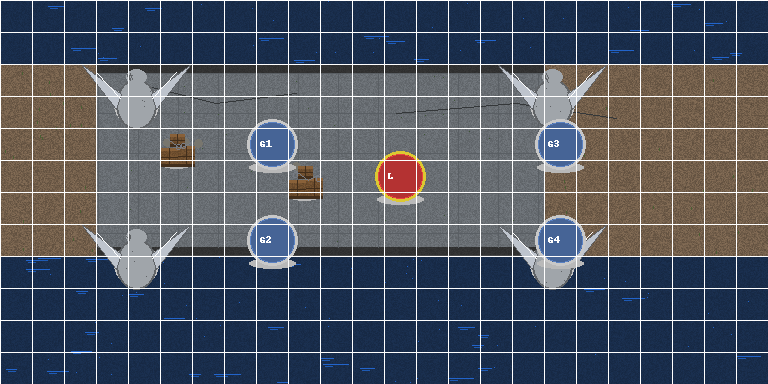

Source code (Python):
from PIL import Image, ImageDraw, ImageFont
from random import Random, uniform, randint

# --- Bladewing Bridge battlemap generator (TMX geometry) ---
# 24 x 12 grid at 32 px/cell  ->  768 x 384 (matches bladewing_bridge.tmx).
CELL = 32
COLS, ROWS = 24, 12
WIDTH = CELL * COLS    # 768
HEIGHT = CELL * ROWS   # 384

img = Image.new("RGBA", (WIDTH, HEIGHT), color=(25, 45, 75, 255))
draw = ImageDraw.Draw(img)


def shade(c, f):
    """Multiply an RGB(a) colour by a factor (clip to 0..255)."""
    out = [max(0, min(255, int(v * f))) for v in c[:3]]
    if len(c) == 4:
        out.append(c[3])
    return tuple(out)


def noisy(d, x0, y0, w, h, base, jitter=10, seed=None):
    """Per-pixel value noise (grain) around an RGB(a) colour."""
    rnd = Random(seed)
    for y in range(y0, y0 + h):
        for x in range(x0, x0 + w):
            f = 1.0 + rnd.uniform(-jitter / 100.0, jitter / 100.0)
            d.point((x, y), fill=shade(base, f))


# --- Palette (matches the existing hand-authored battlemap) ---
WATER = (25, 45, 75)
WATER_HI = (34, 100, 203)
BANK = (115, 95, 75)
STONE = (105, 110, 115)
PARAPET = (50, 50, 50)
J = (90, 95, 100)


# 1. WATER (channel) — whole canvas base
noisy(draw, 0, 0, WIDTH, HEIGHT, WATER, jitter=10, seed=1)
# horizontal ripple streaks across the channel
for _ in range(90):
    x = randint(0, WIDTH - 30)
    y = randint(0, HEIGHT - 1)
    draw.line([x, y, x + randint(10, 26), y], fill=WATER_HI, width=1)
    draw.line([x + 2, y + 2, x + 9, y + 2], fill=(30, 90, 180), width=1)
# foam specks
for _ in range(140):
    draw.point((randint(0, WIDTH - 1), randint(0, HEIGHT - 1)), fill=WATER_HI)


# 2. BANKS (left / right land)
for bx0, bx1 in [(0, 3 * CELL), (17 * CELL, WIDTH)]:
    noisy(draw, bx0, 2 * CELL, bx1 - bx0, 6 * CELL, BANK, jitter=16, seed=2)
    # grass tufts + dirt along the water edge
    for _ in range(60):
        x = randint(bx0, bx1 - 1)
        y = 2 * CELL + randint(0, 6 * CELL - 1)
        draw.point((x, y), fill=shade(BANK, 0.7 + 0.6 * uniform(0, 1)))
    # a few grass blades on the bank
    for _ in range(20):
        x = randint(bx0, bx1 - 1)
        y = 2 * CELL + randint(0, 6 * CELL - 3)
        draw.line([x, y, x, y - 2], fill=(74, 96, 50), width=1)


# 3. STONE BRIDGE (center: cols 3..17, rows 2..8)
bridge_box = (3 * CELL, 2 * CELL, 17 * CELL, 8 * CELL)
bx0, by0, bx1, by1 = bridge_box
noisy(draw, bx0, by0, bx1 - bx0, by1 - by0, STONE, jitter=10, seed=3)
# parapet bands (top + bottom)
parapet_h = int(0.3 * CELL)
noisy(draw, bx0, by0, bx1 - bx0, parapet_h, PARAPET, jitter=10, seed=4)
noisy(draw, bx0, by1 - parapet_h, bx1 - bx0, parapet_h, PARAPET, jitter=10, seed=5)
# lighter coping on the parapet top edge
draw.line([bx0, by0, bx1, by0], fill=shade(PARAPET, 1.5), width=1)
draw.line([bx0, by1 - 1, bx1, by1 - 1], fill=shade(PARAPET, 1.5), width=1)
# flagstone joints on the deck (between parapets)
deck_y0 = by0 + parapet_h
deck_y1 = by1 - parapet_h
for x in range(bx0 + 2, bx1 - 1, 40):
    draw.line([x, deck_y0, x, deck_y1], fill=J, width=1)
for y in range(deck_y0, deck_y1, 40):
    draw.line([bx0, y, bx1, y], fill=J, width=1)
# a couple of dark cracks
draw.line([bx0 + 40, deck_y0 + 10, bx0 + 120, deck_y0 + 30, bx0 + 200, deck_y0 + 20],
          fill=shade(STONE, 0.5), width=1)
draw.line([bx0 + 300, deck_y0 + 40, bx0 + 420, deck_y0 + 30, bx0 + 520, deck_y0 + 45],
          fill=shade(STONE, 0.5), width=1)
# moss in the joints
for _ in range(30):
    x = randint(bx0, bx1 - 1)
    y = randint(deck_y0, deck_y1 - 1)
    draw.point((x, y), fill=(60, 84, 52))


# 4. PEGASUS STATUES on the 4 parapet corners (top-down, wings = swords)
def draw_pegasus_statue(cx, cy):
    """Top-down gothic stone pegasus: body, head, sword-wings."""
    stone = (160, 165, 170)
    stone_lo = shade(stone, 0.6)
    steel = (190, 196, 205)
    # ground shadow
    draw.ellipse([cx - 22, cy - 22, cx + 22, cy + 22], fill=(0, 0, 0, 60))
    # body
    draw.ellipse([cx - 20, cy - 25, cx + 20, cy + 25], fill=stone,
                 outline=stone_lo, width=2)
    # head (rearing, up)
    draw.ellipse([cx - 10, cy - 35, cx + 10, cy - 20], fill=stone)
    # mane (short strokes along the head/neck)
    for _ in range(4):
        draw.line([cx - randint(4, 8), cy - randint(22, 30),
                   cx - randint(6, 10), cy - randint(26, 32)],
                  fill=stone_lo, width=1)
    # left sword-wing
    draw.polygon([(cx - 15, cy - 10), (cx - 55, cy - 40), (cx - 20, cy + 5)],
                 fill=steel, outline=shade(steel, 0.5))
    # right sword-wing
    draw.polygon([(cx + 15, cy - 10), (cx + 55, cy - 40), (cx + 20, cy + 5)],
                 fill=steel, outline=shade(steel, 0.5))
    # glint
    draw.line([cx - 40, cy - 32, cx - 16, cy - 6], fill=shade(steel, 1.4), width=1)
    draw.line([cx + 40, cy - 32, cx + 16, cy - 6], fill=shade(steel, 1.4), width=1)
    # weathering cracks
    for _ in range(5):
        draw.point((cx + randint(-16, 16), cy + randint(-20, 20)), fill=stone_lo)


for px, py in [(3 * CELL + 40, 2 * CELL + 40), (3 * CELL + 40, 7 * CELL + 40),
               (16 * CELL + 40, 2 * CELL + 40), (16 * CELL + 40, 7 * CELL + 40)]:
    draw_pegasus_statue(px, py)


# 5. BARRICADE tokens (cover on the bridge) — wooden crates + chains + debris
def draw_barricade(cx, cy):
    wood = (110, 78, 46)
    wood_lo = shade(wood, 0.6)
    wood_hi = shade(wood, 1.25)
    iron = (120, 124, 132)
    stone = (120, 118, 110)
    # shadow
    draw.ellipse([cx - 16, cy + 14, cx + 16, cy + 24], fill=(0, 0, 0, 70))
    # stone debris behind
    for _ in range(4):
        sx = cx - 18 + randint(0, 36)
        sy = cy - 14 + randint(0, 10)
        draw.ellipse([sx, sy, sx + 8, sy + 8], fill=stone)
    # crates
    def crate(x, y, w, h):
        draw.rectangle([x, y, x + w, y + h], fill=wood)
        noisy(draw, x, y, w, h, wood, jitter=12, seed=randint(1, 9999))
        draw.rectangle([x, y, x + w, y + 2], fill=wood_hi)
        draw.rectangle([x, y + h - 2, x + w, y + h], fill=wood_lo)
        draw.line([x, y + h // 2, x + w, y + h // 2], fill=wood_lo, width=1)
        draw.line([x + w // 2, y, x + w // 2, y + h], fill=wood_lo, width=1)
    crate(cx - 16, cy + 4, 18, 18)
    crate(cx + 2, cy + 2, 16, 20)
    crate(cx - 6, cy - 10, 14, 12)
    # chains
    for _ in range(2):
        x = cx - 14 + randint(0, 28)
        y = cy - 12 + randint(0, 16)
        draw.ellipse([x, y, x + 4, y + 5], outline=iron, width=1)
    draw.line([cx - 12, cy - 8, cx + 4, cy + 4, cx + 16, cy - 2], fill=iron, width=1)


for bx, by in [(5 * CELL + 16, 4 * CELL + 16), (9 * CELL + 16, 5 * CELL + 16)]:
    draw_barricade(bx, by)


# 6. GUARD / LIEUTENANT tokens (from the Spawns object group in the TMX)
def draw_token(cx, cy, text, is_leader=False):
    color = (180, 50, 50, 255) if is_leader else (70, 100, 150, 255)
    border = (220, 200, 50, 255) if is_leader else (200, 200, 200, 255)
    # shadow
    draw.ellipse([cx - 23, cy + 18, cx + 23, cy + 28], fill=(0, 0, 0, 70))
    # token
    draw.ellipse([cx - 25, cy - 25, cx + 25, cy + 25], fill=color,
                 outline=border, width=3)
    # rim highlight
    draw.ellipse([cx - 22, cy - 22, cx + 22, cy + 22], outline=shade(color, 1.3),
                 width=1)
    try:
        font = ImageFont.load_default()
        draw.text((cx - 12, cy - 6), text, fill=(255, 255, 255, 255), font=font)
    except Exception:
        draw.text((cx - 12, cy - 6), text, fill=(255, 255, 255, 255))


# positions from the TMX Spawns object group (top-left of 32x32 -> center)
def center(px, py):
    return px + CELL // 2, py + CELL // 2


draw_token(*center(256, 128), "G1")
draw_token(*center(256, 224), "G2")
draw_token(*center(384, 160), "L", is_leader=True)
draw_token(*center(544, 128), "G3")
draw_token(*center(544, 224), "G4")


# 7. GRID (faint, for TMX editing)
for x in range(0, WIDTH, CELL):
    draw.line([(x, 0), (x, HEIGHT)], fill=(255, 255, 255, 30), width=1)
for y in range(0, HEIGHT, CELL):
    draw.line([(0, y), (WIDTH, y)], fill=(255, 255, 255, 30), width=1)


img.save("bladewing_bridge_battlemap.png")
print("Successfully generated bladewing_bridge_battlemap.png (%dx%d)." % (WIDTH, HEIGHT))
